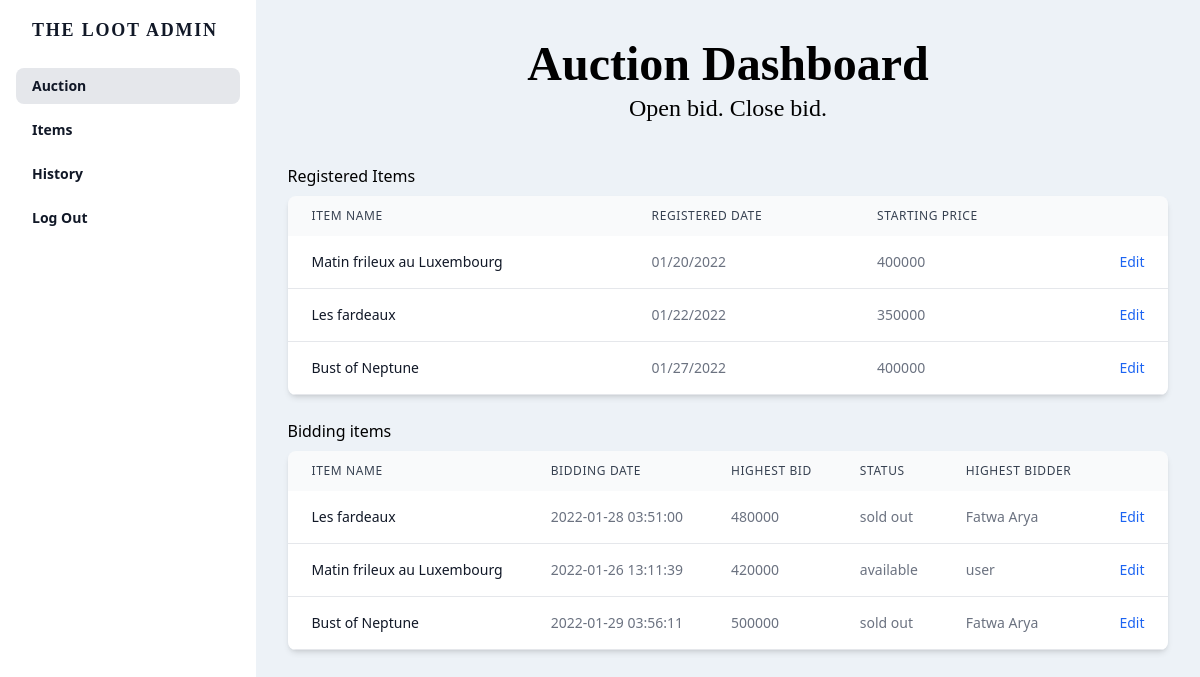
Screenshot of /src/admin/dashboard.php (signed in) with the database file from the repository.
### tables this page shows
CREATE TABLE `barang` (
  `id` int(11) NOT NULL,
  `nama_barang` varchar(30) NOT NULL,
  `tgl_daftar` varchar(25) NOT NULL,
  `harga_awal` int(11) NOT NULL,
  `deskripsi` varchar(500) NOT NULL,
  `img` varchar(225) NOT NULL
);

CREATE TABLE `lelang` (
  `id` int(11) NOT NULL,
  `id_barang` int(11) NOT NULL,
  `tgl_lelang` timestamp NOT NULL DEFAULT current_timestamp() ON UPDATE current_timestamp(),
  `harga_akhir` int(11) NOT NULL,
  `status` enum('available','sold out') NOT NULL,
  `id_masyarakat` int(11) NOT NULL
);

CREATE TABLE `masyarakat` (
  `id` int(11) NOT NULL,
  `nama` varchar(225) NOT NULL,
  `email` text NOT NULL,
  `username` varchar(20) NOT NULL,
  `password` varchar(225) NOT NULL,
  `tlp` int(15) NOT NULL
);

### src/admin/dashboard.php (the view, shortened to what this page needs)
<!doctype html>
<html lang="en">
<head>
    <link href="https://unpkg.com/tailwindcss@1.2.0/dist/tailwind.min.css" rel="stylesheet">
    <link rel="stylesheet" href="../../public/css/output.css">
</head>
<body class="h-screen overflow-hidden flex items-center justify-center " style="background: #edf2f7;">
    <div class="md:flex flex-col md:flex-row md:min-h-screen w-full">
        <div @click.away="open = false" class="flex flex-col w-full md:w-64 text-gray-700 bg-white dark-mode:text-gray-200 dark-mode:bg-gray-800 flex-shrink-0" x-data="{ open: false }">
            <div class="flex-shrink-0 px-8 py-4 flex flex-row items-center justify-between">
                <a href="#" class="text-lg font-silk font-semibold tracking-widest text-gray-900 uppercase rounded-lg dark-mode:text-white focus:outline-none focus:shadow-outline">The Loot ADMIN</a>
            </div>
            <nav :class="{'block': open, 'hidden': !open}" class="flex-grow md:block px-4 pb-4 md:pb-0 md:overflow-y-auto">
                <a class="block px-4 py-2 mt-2 text-sm font-semibold text-gray-900 bg-gray-200 rounded-lg dark-mode:bg-gray-700 dark-mode:hover:bg-gray-600 dark-mode:focus:bg-gray-600 dark-mode:focus:text-white dark-mode:hover:text-white dark-mode:text-gray-200 hover:text-gray-900 focus:text-gray-900 hover:bg-gray-200 focus:bg-gray-200 focus:outline-none focus:shadow-outline" href="#">Auction</a>
                <a class="block px-4 py-2 mt-2 text-sm font-semibold text-gray-900 bg-transparent rounded-lg dark-mode:bg-transparent dark-mode:hover:bg-gray-600 dark-mode:focus:bg-gray-600 dark-mode:focus:text-white dark-mode:hover:text-white dark-mode:text-gray-200 hover:text-gray-900 focus:text-gray-900 hover:bg-gray-200 focus:bg-gray-200 focus:outline-none focus:shadow-outline" href="items.php">Items</a>
                <a class="block px-4 py-2 mt-2 text-sm font-semibold text-gray-900 bg-transparent rounded-lg dark-mode:bg-transparent dark-mode:hover:bg-gray-600 dark-mode:focus:bg-gray-600 dark-mode:focus:text-white dark-mode:hover:text-white dark-mode:text-gray-200 hover:text-gray-900 focus:text-gray-900 hover:bg-gray-200 focus:bg-gray-200 focus:outline-none focus:shadow-outline" href="history.php">History</a>
                <a class="block px-4 py-2 mt-2 text-sm font-semibold text-gray-900 bg-transparent rounded-lg dark-mode:bg-transparent dark-mode:hover:bg-gray-600 dark-mode:focus:bg-gray-600 dark-mode:focus:text-white dark-mode:hover:text-white dark-mode:text-gray-200 hover:text-gray-900 focus:text-gray-900 hover:bg-gray-200 focus:bg-gray-200 focus:outline-none focus:shadow-outline" href="../util/logout.php">Log Out</a>
            </nav>
        </div>
        <div class="mx-auto">
            <div class="header mx-auto font-silk mt-10">
                <h1 class="font-bold text-center text-5xl">Auction Dashboard</h1>
                <p class="text-2xl text-center mt-1">Open bid. Close bid.</p>
            </div>
            <div class="flex flex-col gap-4 mt-10">
                <div class="flex flex-col ">
                    <h1 class="">Registered Items</h1>
                    <div class="overflow-x-auto sm:-mx-6 lg:-mx-8">
                        <div class="inline-block py-2 min-w-full sm:px-6 lg:px-8">
                            <div class="overflow-hidden shadow-md sm:rounded-lg">
                                <table class="min-w-full">
                                    <thead class="bg-gray-50 dark:bg-gray-700">
                                        <tr>
                                            <th scope="col" class="py-3 px-6 text-xs font-medium tracking-wider text-left text-gray-700 uppercase dark:text-gray-400">
                                                Item Name
                                            </th>
                                            <th scope="col" class="py-3 px-6 text-xs font-medium tracking-wider text-left text-gray-700 uppercase dark:text-gray-400">
                                                Registered Date
                                            </th>
                                            <th scope="col" class="py-3 px-6 text-xs font-medium tracking-wider text-left text-gray-700 uppercase dark:text-gray-400">
                                                Starting Price
                                            </th>
                                            <th scope="col" class="relative py-3 px-6">
                                            </th>
                                        </tr>
                                    </thead>
                                    <tbody>
                                        <?php include "../util/conn.php";
                                        $sql = "select * from barang ;";
                                        $result = mysqli_query($conn, $sql);
                                        while ($item = mysqli_fetch_array($result)) {
                                            $no++;  ?>
                                            <tr class="bg-white border-b dark:bg-gray-800 dark:border-gray-700">
                                                <td class="py-4 px-6 text-sm font-medium text-gray-900 whitespace-nowrap dark:text-white">
                                                    <?= $item["nama_barang"] ?>
                                                </td>
                                                <td class="py-4 px-6 text-sm text-gray-500 whitespace-nowrap dark:text-gray-400">
                                                    <?= $item["tgl_daftar"] ?>
                                                </td>
                                                <td class="py-4 px-6 text-sm text-gray-500 whitespace-nowrap dark:text-gray-400">
                                                    <?= $item["harga_awal"] ?>
                                                </td>
                                                <td class="py-4 px-6 text-sm font-medium text-right whitespace-nowrap">
                                                    <a href="#" class="text-blue-600 hover:text-blue-900 dark:text-blue-500 dark:hover:underline">Edit</a>
                                                </td>
                                            </tr>
                                        <?php } ?>
                                    </tbody>
                                </table>
                            </div>
                        </div>
                    </div>
                </div>
                <div class="flex flex-col ">
                    <h1 class="">Bidding items</h1>
                    <div class="overflow-x-auto sm:-mx-6 lg:-mx-8">
                        <div class="inline-block py-2 min-w-full sm:px-6 lg:px-8">
                            <div class="overflow-hidden shadow-md sm:rounded-lg">
                                <table class="min-w-full">
                                    <thead class="bg-gray-50 dark:bg-gray-700">
                                        <tr>
                                            <th scope="col" class="py-3 px-6 text-xs font-medium tracking-wider text-left text-gray-700 uppercase dark:text-gray-400">
                                                Item Name
                                            </th>
                                            <th scope="col" class="py-3 px-6 text-xs font-medium tracking-wider text-left text-gray-700 uppercase dark:text-gray-400">
                                                Bidding Date
                                            </th>
                                            <th scope="col" class="py-3 px-6 text-xs font-medium tracking-wider text-left text-gray-700 uppercase dark:text-gray-400">
                                                Highest Bid
                                            </th>
                                            <th scope="col" class="py-3 px-6 text-xs font-medium tracking-wider text-left text-gray-700 uppercase dark:text-gray-400">
                                                Status
                                            </th>
                                            <th scope="col" class="py-3 px-6 text-xs font-medium tracking-wider text-left text-gray-700 uppercase dark:text-gray-400">
                                                Highest Bidder
                                            </th>
                                            <th scope="col" class="relative py-3 px-6">
                                            </th>
                                        </tr>
                                    </thead>
                                    <tbody>
                                        <?php include "../util/conn.php";
                                        $sql_join = "select barang.nama_barang , lelang.id_barang , masyarakat.nama , lelang.id_masyarakat , lelang.tgl_lelang, lelang.harga_akhir , lelang.status, lelang.id FROM lelang INNER JOIN barang ON lelang.id_barang = barang.id INNER join masyarakat on lelang.id_masyarakat = masyarakat.id ORDER BY `lelang`.`id` ASC";
                                        $result_join = mysqli_query($conn, $sql_join);
                                        while ($item = mysqli_fetch_array($result_join)) {
                                            $no++;  ?>
                                            <tr class="bg-white border-b dark:bg-gray-800 dark:border-gray-700">
                                                <td class="py-4 px-6 text-sm font-medium text-gray-900 whitespace-nowrap dark:text-white">
                                                    <?= $item["nama_barang"] ?>
                                                </td>
                                                <td class="py-4 px-6 text-sm text-gray-500 whitespace-nowrap dark:text-gray-400">
                                                    <?= $item['tgl_lelang'] ?>
                                                </td>
                                                <td class="py-4 px-6 text-sm text-gray-500 whitespace-nowrap dark:text-gray-400">
                                                    <?= $item["harga_akhir"] ?>
                                                </td>
                                                <td class="py-4 px-6 text-sm text-gray-500 whitespace-nowrap dark:text-gray-400">
                                                    <?= $item["status"] ?>
                                                </td>
                                                <td class="py-4 px-6 text-sm text-gray-500 whitespace-nowrap dark:text-gray-400">
                                                    <?= $item["nama"] ?>
                                                </td>
                                                <td class="py-4 px-6 text-sm font-medium text-right whitespace-nowrap">
                                                    <a href="closebid.php?id=<?php echo $item['id'] ?>" class="text-blue-600 hover:text-blue-900 dark:text-blue-500 dark:hover:underline">Edit</a>
                                                </td>
                                            </tr>
                                        <?php } ?>
                                    </tbody>
                                </table>
                            </div>
                        </div>
                    </div>
                </div>
            </div>
        </div>
    </div>
</body>
</html>

### rows the page displays
barang: nama_barang "Matin frileux au Luxembourg", tgl_daftar "01/20/2022", harga_awal "400000"
barang: nama_barang "Les fardeaux", tgl_daftar "01/22/2022", harga_awal "350000"
barang: nama_barang "Bust of Neptune", tgl_daftar "01/27/2022", harga_awal "400000"
lelang: id_barang.nama_barang "Les fardeaux", tgl_lelang "2022-01-28 03:51:00", harga_akhir "480000", status "sold out", id_masyarakat.nama "Fatwa Arya"
lelang: id_barang.nama_barang "Matin frileux au Luxembourg", tgl_lelang "2022-01-26 13:11:39", harga_akhir "420000", status "available", id_masyarakat.nama "user"
lelang: id_barang.nama_barang "Bust of Neptune", tgl_lelang "2022-01-29 03:56:11", harga_akhir "500000", status "sold out", id_masyarakat.nama "Fatwa Arya"
